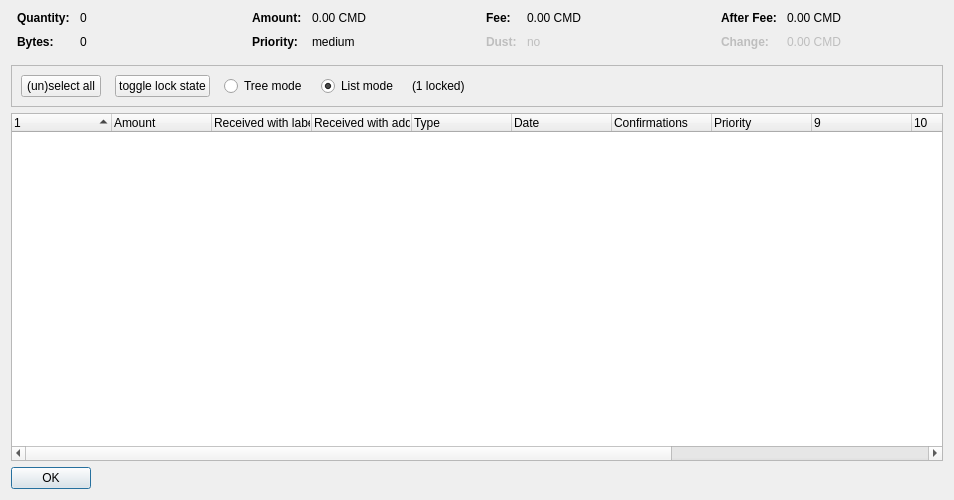
<?xml version="1.0" encoding="UTF-8"?>
<ui version="4.0">
 <class>CoinControlDialog</class>
 <widget class="QDialog" name="CoinControlDialog">
  <property name="geometry">
   <rect>
    <x>0</x>
    <y>0</y>
    <width>954</width>
    <height>500</height>
   </rect>
  </property>
  <property name="windowTitle">
   <string>Coin Selection</string>
  </property>
  <layout class="QVBoxLayout" name="verticalLayout">
   <item>
    <layout class="QHBoxLayout" name="horizontalLayoutTop" stretch="0,0,0,0">
     <property name="topMargin">
      <number>0</number>
     </property>
     <property name="bottomMargin">
      <number>10</number>
     </property>
     <item>
      <layout class="QFormLayout" name="formLayoutCoinControl1">
       <property name="horizontalSpacing">
        <number>10</number>
       </property>
       <property name="verticalSpacing">
        <number>10</number>
       </property>
       <property name="leftMargin">
        <number>6</number>
       </property>
       <property name="rightMargin">
        <number>6</number>
       </property>
       <item row="0" column="0">
        <widget class="QLabel" name="labelCoinControlQuantityText">
         <property name="font">
          <font>
           <weight>75</weight>
           <bold>true</bold>
          </font>
         </property>
         <property name="text">
          <string>Quantity:</string>
         </property>
        </widget>
       </item>
       <item row="0" column="1">
        <widget class="QLabel" name="labelCoinControlQuantity">
         <property name="cursor">
          <cursorShape>IBeamCursor</cursorShape>
         </property>
         <property name="contextMenuPolicy">
          <enum>Qt::ActionsContextMenu</enum>
         </property>
         <property name="text">
          <string notr="true">0</string>
         </property>
         <property name="textInteractionFlags">
          <set>Qt::LinksAccessibleByMouse|Qt::TextSelectableByKeyboard|Qt::TextSelectableByMouse</set>
         </property>
        </widget>
       </item>
       <item row="1" column="0">
        <widget class="QLabel" name="labelCoinControlBytesText">
         <property name="font">
          <font>
           <weight>75</weight>
           <bold>true</bold>
          </font>
         </property>
         <property name="text">
          <string>Bytes:</string>
         </property>
        </widget>
       </item>
       <item row="1" column="1">
        <widget class="QLabel" name="labelCoinControlBytes">
         <property name="cursor">
          <cursorShape>IBeamCursor</cursorShape>
         </property>
         <property name="contextMenuPolicy">
          <enum>Qt::ActionsContextMenu</enum>
         </property>
         <property name="text">
          <string notr="true">0</string>
         </property>
         <property name="textInteractionFlags">
          <set>Qt::LinksAccessibleByMouse|Qt::TextSelectableByKeyboard|Qt::TextSelectableByMouse</set>
         </property>
        </widget>
       </item>
      </layout>
     </item>
     <item>
      <layout class="QFormLayout" name="formLayoutCoinControl2">
       <property name="horizontalSpacing">
        <number>10</number>
       </property>
       <property name="verticalSpacing">
        <number>10</number>
       </property>
       <property name="leftMargin">
        <number>6</number>
       </property>
       <property name="rightMargin">
        <number>6</number>
       </property>
       <item row="0" column="0">
        <widget class="QLabel" name="labelCoinControlAmountText">
         <property name="font">
          <font>
           <weight>75</weight>
           <bold>true</bold>
          </font>
         </property>
         <property name="text">
          <string>Amount:</string>
         </property>
        </widget>
       </item>
       <item row="0" column="1">
        <widget class="QLabel" name="labelCoinControlAmount">
         <property name="cursor">
          <cursorShape>IBeamCursor</cursorShape>
         </property>
         <property name="contextMenuPolicy">
          <enum>Qt::ActionsContextMenu</enum>
         </property>
         <property name="text">
          <string notr="true">0.00 CMD</string>
         </property>
         <property name="textInteractionFlags">
          <set>Qt::LinksAccessibleByMouse|Qt::TextSelectableByKeyboard|Qt::TextSelectableByMouse</set>
         </property>
        </widget>
       </item>
       <item row="1" column="0">
        <widget class="QLabel" name="labelCoinControlPriorityText">
         <property name="font">
          <font>
           <weight>75</weight>
           <bold>true</bold>
          </font>
         </property>
         <property name="text">
          <string>Priority:</string>
         </property>
        </widget>
       </item>
       <item row="1" column="1">
        <widget class="QLabel" name="labelCoinControlPriority">
         <property name="cursor">
          <cursorShape>IBeamCursor</cursorShape>
         </property>
         <property name="contextMenuPolicy">
          <enum>Qt::ActionsContextMenu</enum>
         </property>
         <property name="text">
          <string>medium</string>
         </property>
         <property name="textInteractionFlags">
          <set>Qt::LinksAccessibleByMouse|Qt::TextSelectableByKeyboard|Qt::TextSelectableByMouse</set>
         </property>
        </widget>
       </item>
      </layout>
     </item>
     <item>
      <layout class="QFormLayout" name="formLayoutCoinControl3">
       <property name="horizontalSpacing">
        <number>10</number>
       </property>
       <property name="verticalSpacing">
        <number>10</number>
       </property>
       <property name="leftMargin">
        <number>6</number>
       </property>
       <property name="rightMargin">
        <number>6</number>
       </property>
       <item row="0" column="0">
        <widget class="QLabel" name="labelCoinControlFeeText">
         <property name="font">
          <font>
           <weight>75</weight>
           <bold>true</bold>
          </font>
         </property>
         <property name="text">
          <string>Fee:</string>
         </property>
        </widget>
       </item>
       <item row="0" column="1">
        <widget class="QLabel" name="labelCoinControlFee">
         <property name="cursor">
          <cursorShape>IBeamCursor</cursorShape>
         </property>
         <property name="contextMenuPolicy">
          <enum>Qt::ActionsContextMenu</enum>
         </property>
         <property name="text">
          <string notr="true">0.00 CMD</string>
         </property>
         <property name="textInteractionFlags">
          <set>Qt::LinksAccessibleByMouse|Qt::TextSelectableByKeyboard|Qt::TextSelectableByMouse</set>
         </property>
        </widget>
       </item>
       <item row="1" column="0">
        <widget class="QLabel" name="labelCoinControlLowOutputText">
         <property name="enabled">
          <bool>false</bool>
         </property>
         <property name="font">
          <font>
           <weight>75</weight>
           <bold>true</bold>
          </font>
         </property>
         <property name="text">
          <string>Dust:</string>
         </property>
        </widget>
       </item>
       <item row="1" column="1">
        <widget class="QLabel" name="labelCoinControlLowOutput">
         <property name="enabled">
          <bool>false</bool>
         </property>
         <property name="cursor">
          <cursorShape>IBeamCursor</cursorShape>
         </property>
         <property name="contextMenuPolicy">
          <enum>Qt::ActionsContextMenu</enum>
         </property>
         <property name="text">
          <string>no</string>
         </property>
         <property name="textInteractionFlags">
          <set>Qt::LinksAccessibleByMouse|Qt::TextSelectableByKeyboard|Qt::TextSelectableByMouse</set>
         </property>
        </widget>
       </item>
      </layout>
     </item>
     <item>
      <layout class="QFormLayout" name="formLayoutCoinControl4">
       <property name="horizontalSpacing">
        <number>10</number>
       </property>
       <property name="verticalSpacing">
        <number>10</number>
       </property>
       <property name="leftMargin">
        <number>6</number>
       </property>
       <property name="rightMargin">
        <number>6</number>
       </property>
       <item row="0" column="0">
        <widget class="QLabel" name="labelCoinControlAfterFeeText">
         <property name="font">
          <font>
           <weight>75</weight>
           <bold>true</bold>
          </font>
         </property>
         <property name="text">
          <string>After Fee:</string>
         </property>
        </widget>
       </item>
       <item row="0" column="1">
        <widget class="QLabel" name="labelCoinControlAfterFee">
         <property name="cursor">
          <cursorShape>IBeamCursor</cursorShape>
         </property>
         <property name="contextMenuPolicy">
          <enum>Qt::ActionsContextMenu</enum>
         </property>
         <property name="text">
          <string notr="true">0.00 CMD</string>
         </property>
         <property name="textInteractionFlags">
          <set>Qt::LinksAccessibleByMouse|Qt::TextSelectableByKeyboard|Qt::TextSelectableByMouse</set>
         </property>
        </widget>
       </item>
       <item row="1" column="0">
        <widget class="QLabel" name="labelCoinControlChangeText">
         <property name="enabled">
          <bool>false</bool>
         </property>
         <property name="font">
          <font>
           <weight>75</weight>
           <bold>true</bold>
          </font>
         </property>
         <property name="text">
          <string>Change:</string>
         </property>
        </widget>
       </item>
       <item row="1" column="1">
        <widget class="QLabel" name="labelCoinControlChange">
         <property name="enabled">
          <bool>false</bool>
         </property>
         <property name="cursor">
          <cursorShape>IBeamCursor</cursorShape>
         </property>
         <property name="contextMenuPolicy">
          <enum>Qt::ActionsContextMenu</enum>
         </property>
         <property name="text">
          <string notr="true">0.00 CMD</string>
         </property>
         <property name="textInteractionFlags">
          <set>Qt::LinksAccessibleByMouse|Qt::TextSelectableByKeyboard|Qt::TextSelectableByMouse</set>
         </property>
        </widget>
       </item>
      </layout>
     </item>
    </layout>
   </item>
   <item>
    <widget class="QFrame" name="frame">
     <property name="minimumSize">
      <size>
       <width>0</width>
       <height>40</height>
      </size>
     </property>
     <property name="frameShape">
      <enum>QFrame::StyledPanel</enum>
     </property>
     <property name="frameShadow">
      <enum>QFrame::Sunken</enum>
     </property>
     <layout class="QHBoxLayout" name="horizontalLayout">
      <item>
       <layout class="QHBoxLayout" name="horizontalLayoutPanel" stretch="0,0,0,0,0,0">
        <property name="spacing">
         <number>14</number>
        </property>
        <item>
         <widget class="QPushButton" name="pushButtonSelectAll">
          <property name="sizePolicy">
           <sizepolicy hsizetype="Maximum" vsizetype="Fixed">
            <horstretch>0</horstretch>
            <verstretch>0</verstretch>
           </sizepolicy>
          </property>
          <property name="text">
           <string>(un)select all</string>
          </property>
          <property name="autoDefault">
           <bool>false</bool>
          </property>
         </widget>
        </item>
        <item>
         <widget class="QPushButton" name="pushButtonToggleLock">
          <property name="sizePolicy">
           <sizepolicy hsizetype="Maximum" vsizetype="Fixed">
            <horstretch>0</horstretch>
            <verstretch>0</verstretch>
           </sizepolicy>
          </property>
          <property name="text">
           <string>toggle lock state</string>
          </property>
          <property name="autoDefault">
           <bool>false</bool>
          </property>
         </widget>
        </item>
        <item>
         <widget class="QRadioButton" name="radioTreeMode">
          <property name="sizePolicy">
           <sizepolicy hsizetype="Maximum" vsizetype="Fixed">
            <horstretch>0</horstretch>
            <verstretch>0</verstretch>
           </sizepolicy>
          </property>
          <property name="text">
           <string>Tree mode</string>
          </property>
         </widget>
        </item>
        <item>
         <widget class="QRadioButton" name="radioListMode">
          <property name="sizePolicy">
           <sizepolicy hsizetype="Maximum" vsizetype="Fixed">
            <horstretch>0</horstretch>
            <verstretch>0</verstretch>
           </sizepolicy>
          </property>
          <property name="text">
           <string>List mode</string>
          </property>
          <property name="checked">
           <bool>true</bool>
          </property>
         </widget>
        </item>
        <item>
         <widget class="QLabel" name="labelLocked">
          <property name="text">
           <string>(1 locked)</string>
          </property>
         </widget>
        </item>
        <item>
         <spacer name="horizontalSpacer">
          <property name="orientation">
           <enum>Qt::Horizontal</enum>
          </property>
          <property name="sizeHint" stdset="0">
           <size>
            <width>40</width>
            <height>20</height>
           </size>
          </property>
         </spacer>
        </item>
       </layout>
      </item>
     </layout>
    </widget>
   </item>
   <item>
    <widget class="CoinControlTreeWidget" name="treeWidget">
     <property name="contextMenuPolicy">
      <enum>Qt::CustomContextMenu</enum>
     </property>
     <property name="sortingEnabled">
      <bool>false</bool>
     </property>
     <property name="columnCount">
      <number>13</number>
     </property>
     <attribute name="headerShowSortIndicator" stdset="0">
      <bool>true</bool>
     </attribute>
     <attribute name="headerStretchLastSection">
      <bool>false</bool>
     </attribute>
     <column>
      <property name="text">
       <string/>
      </property>
     </column>
     <column>
      <property name="text">
       <string>Amount</string>
      </property>
     </column>
     <column>
      <property name="text">
       <string>Received with label</string>
      </property>
     </column>
     <column>
      <property name="text">
       <string>Received with address</string>
      </property>
     </column>
     <column>
      <property name="text">
	<string>Type</string>
      </property>
     </column>
     <column>
      <property name="text">	 
       <string>Date</string>
      </property>
     </column>
     <column>
      <property name="text">
       <string>Confirmations</string>
      </property>
      <property name="toolTip">
       <string>Confirmed</string>
      </property>
     </column>
     <column>
      <property name="text">
       <string>Priority</string>
      </property>
     </column>
     <column>
      <property name="text">
       <string/>
      </property>
     </column>
     <column>
      <property name="text">
       <string/>
      </property>
     </column>
     <column>
      <property name="text">
       <string/>
      </property>
     </column>
     <column>
      <property name="text">
       <string/>
      </property>
     </column>
     <column>
      <property name="text">
       <string/>
      </property>
     </column>
    </widget>
   </item>
   <item>
    <widget class="QDialogButtonBox" name="buttonBox">
     <property name="sizePolicy">
      <sizepolicy hsizetype="Maximum" vsizetype="Fixed">
       <horstretch>0</horstretch>
       <verstretch>0</verstretch>
      </sizepolicy>
     </property>
     <property name="orientation">
      <enum>Qt::Horizontal</enum>
     </property>
     <property name="standardButtons">
      <set>QDialogButtonBox::Ok</set>
     </property>
    </widget>
   </item>
  </layout>
 </widget>
 <customwidgets>
  <customwidget>
   <class>CoinControlTreeWidget</class>
   <extends>QTreeWidget</extends>
   <header>coincontroltreewidget.h</header>
  </customwidget>
 </customwidgets>
 <resources/>
 <connections/>
</ui>
